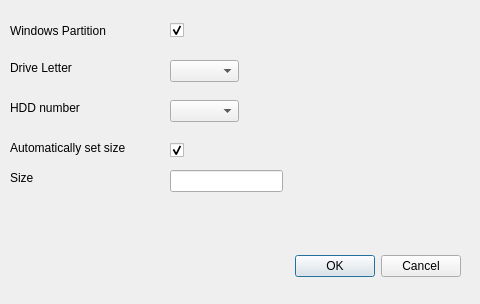
<?xml version="1.0" encoding="UTF-8"?>
<ui version="4.0">
 <class>Dialog</class>
 <widget class="QDialog" name="Dialog">
  <property name="geometry">
   <rect>
    <x>0</x>
    <y>0</y>
    <width>480</width>
    <height>304</height>
   </rect>
  </property>
  <property name="windowTitle">
   <string>Dialog</string>
  </property>
  <widget class="QDialogButtonBox" name="buttonBox">
   <property name="geometry">
    <rect>
     <x>0</x>
     <y>250</y>
     <width>461</width>
     <height>32</height>
    </rect>
   </property>
   <property name="orientation">
    <enum>Qt::Horizontal</enum>
   </property>
   <property name="standardButtons">
    <set>QDialogButtonBox::Cancel|QDialogButtonBox::Ok</set>
   </property>
  </widget>
  <widget class="QLabel" name="label">
   <property name="geometry">
    <rect>
     <x>10</x>
     <y>20</y>
     <width>111</width>
     <height>21</height>
    </rect>
   </property>
   <property name="text">
    <string>Windows Partition</string>
   </property>
  </widget>
  <widget class="QCheckBox" name="checkBox">
   <property name="geometry">
    <rect>
     <x>170</x>
     <y>20</y>
     <width>76</width>
     <height>20</height>
    </rect>
   </property>
   <property name="text">
    <string/>
   </property>
   <property name="checked">
    <bool>true</bool>
   </property>
  </widget>
  <widget class="QLabel" name="label_2">
   <property name="geometry">
    <rect>
     <x>10</x>
     <y>60</y>
     <width>91</width>
     <height>16</height>
    </rect>
   </property>
   <property name="text">
    <string>Drive Letter</string>
   </property>
  </widget>
  <widget class="QLabel" name="label_3">
   <property name="geometry">
    <rect>
     <x>10</x>
     <y>100</y>
     <width>81</width>
     <height>16</height>
    </rect>
   </property>
   <property name="text">
    <string>HDD number</string>
   </property>
  </widget>
  <widget class="QComboBox" name="comboBox">
   <property name="geometry">
    <rect>
     <x>170</x>
     <y>100</y>
     <width>69</width>
     <height>22</height>
    </rect>
   </property>
  </widget>
  <widget class="QComboBox" name="driveletter_dropdown">
   <property name="geometry">
    <rect>
     <x>170</x>
     <y>60</y>
     <width>69</width>
     <height>22</height>
    </rect>
   </property>
  </widget>
  <widget class="QLabel" name="label_4">
   <property name="geometry">
    <rect>
     <x>10</x>
     <y>140</y>
     <width>121</width>
     <height>16</height>
    </rect>
   </property>
   <property name="text">
    <string>Automatically set size</string>
   </property>
  </widget>
  <widget class="QCheckBox" name="checkBox_2">
   <property name="geometry">
    <rect>
     <x>170</x>
     <y>140</y>
     <width>76</width>
     <height>20</height>
    </rect>
   </property>
   <property name="text">
    <string/>
   </property>
   <property name="checked">
    <bool>true</bool>
   </property>
  </widget>
  <widget class="QLineEdit" name="manual_size">
   <property name="geometry">
    <rect>
     <x>170</x>
     <y>170</y>
     <width>113</width>
     <height>22</height>
    </rect>
   </property>
  </widget>
  <widget class="QLabel" name="label_5">
   <property name="geometry">
    <rect>
     <x>10</x>
     <y>170</y>
     <width>121</width>
     <height>16</height>
    </rect>
   </property>
   <property name="text">
    <string>Size</string>
   </property>
  </widget>
 </widget>
 <resources/>
 <connections>
  <connection>
   <sender>buttonBox</sender>
   <signal>accepted()</signal>
   <receiver>Dialog</receiver>
   <slot>accept()</slot>
   <hints>
    <hint type="sourcelabel">
     <x>248</x>
     <y>254</y>
    </hint>
    <hint type="destinationlabel">
     <x>157</x>
     <y>274</y>
    </hint>
   </hints>
  </connection>
  <connection>
   <sender>buttonBox</sender>
   <signal>rejected()</signal>
   <receiver>Dialog</receiver>
   <slot>reject()</slot>
   <hints>
    <hint type="sourcelabel">
     <x>316</x>
     <y>260</y>
    </hint>
    <hint type="destinationlabel">
     <x>286</x>
     <y>274</y>
    </hint>
   </hints>
  </connection>
 </connections>
</ui>
